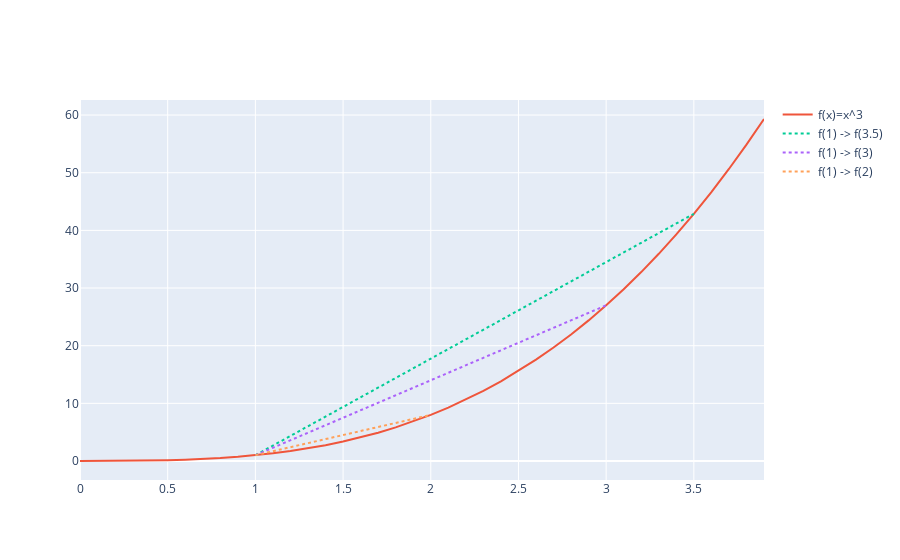

Source (notebook cell):
### Markdown cell above
For example, in the graph below, the line drawn between $f(1)$ and $f(2)$ is closer to the gradient at $f(1)$ of the true curve, compared to the line drawn between $f(1)$ and $f(3)$.

### Code cell
import plotly.graph_objects as go
import numpy as np

def interpolate(n,x1,x2,num=50):
  x = np.linspace(x1,x2,num)
  m = (x2**n - x1**n)/(x2 - x1)
  c = x1**n - m*x1
  y = m*x+c
  return({'x':x,'y':y})

n=3
actual = {'x': np.arange(0,4,0.1)}
actual['y'] = actual['x']**n
lb, ub = 1, [3.5,3,2]
lin0 = interpolate(n,lb,ub[0])
lin1 = interpolate(n,lb,ub[1])
lin2 = interpolate(n,lb,ub[2])

fig = go.Figure(data = go.Scatter(mode='lines'))
fig.add_trace( go.Scatter( x=actual['x'], y=actual['y'], line=dict(dash='solid'), name=f"f(x)=x^{n}" ))
fig.add_trace( go.Scatter( x=lin0['x'], y=lin0['y'], name=f"f({lb}) -> f({ub[0]})", line=dict(dash='dot') ))
fig.add_trace( go.Scatter( x=lin1['x'], y=lin1['y'], name=f"f({lb}) -> f({ub[1]})", line=dict(dash='dot') ))
fig.add_trace( go.Scatter( x=lin2['x'], y=lin2['y'], name=f"f({lb}) -> f({ub[2]})", line=dict(dash='dot') ))
fig.show()
